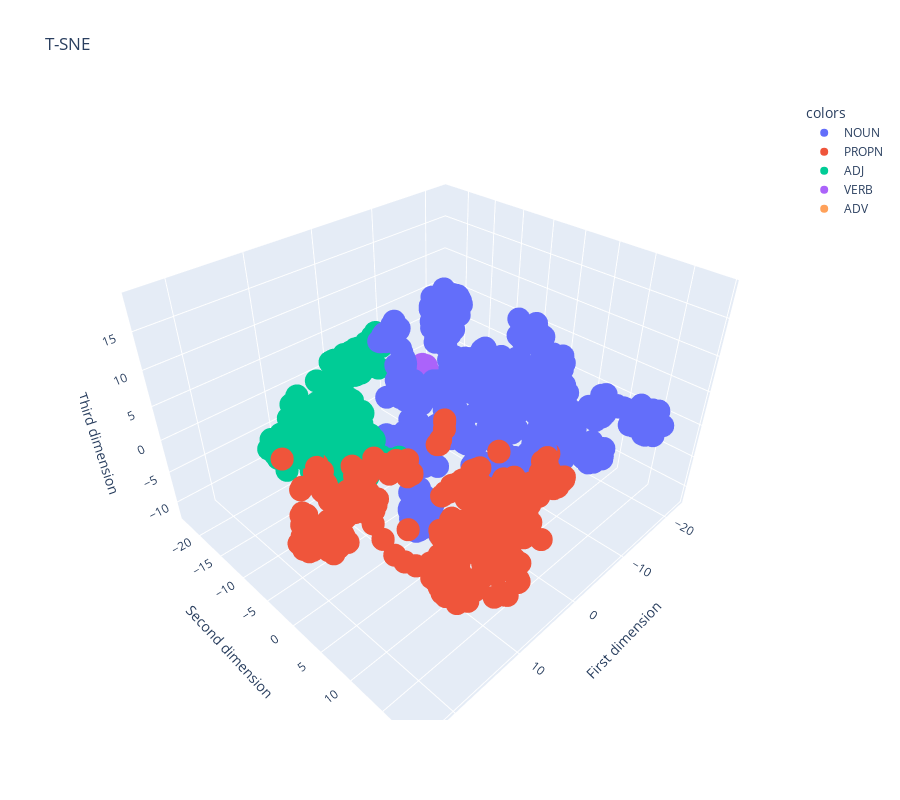

Notebook code for this chart:
### Code cell
fig = px.scatter_3d(df_7, x="First dimension", y="Second dimension", z="Third dimension", color="colors", hover_name="word", height=800, size_max=2, title="T-SNE")
fig.show()

### Figure 1 — Plotly figure (JSON) as saved in the notebook; plotly's stock layout.template omitted (floating-point values rounded to 4 significant figures; data arrays with more than 128 entries replaced by an {"elided": "..."} marker saying what was removed)
{"data": [{"hovertemplate": "<b>%{hovertext}</b><br><br>colors=NOUN<br>First dimension=%{x}<br>Second dimension=%{y}<br>Third dimension=%{z}<extra></extra>", "hovertext": {"elided": "1044 str values"}, "legendgroup": "NOUN", "marker": {"color": "#636efa", "symbol": "circle"}, "mode": "markers", "name": "NOUN", "scene": "scene", "showlegend": true, "type": "scatter3d", "x": {"elided": "1044 float values"}, "y": {"elided": "1044 float values"}, "z": {"elided": "1044 float values"}}, {"hovertemplate": "<b>%{hovertext}</b><br><br>colors=PROPN<br>First dimension=%{x}<br>Second dimension=%{y}<br>Third dimension=%{z}<extra></extra>", "hovertext": {"elided": "559 str values"}, "legendgroup": "PROPN", "marker": {"color": "#EF553B", "symbol": "circle"}, "mode": "markers", "name": "PROPN", "scene": "scene", "showlegend": true, "type": "scatter3d", "x": {"elided": "559 float values"}, "y": {"elided": "559 float values"}, "z": {"elided": "559 float values"}}, {"hovertemplate": "<b>%{hovertext}</b><br><br>colors=ADJ<br>First dimension=%{x}<br>Second dimension=%{y}<br>Third dimension=%{z}<extra></extra>", "hovertext": {"elided": "353 str values"}, "legendgroup": "ADJ", "marker": {"color": "#00cc96", "symbol": "circle"}, "mode": "markers", "name": "ADJ", "scene": "scene", "showlegend": true, "type": "scatter3d", "x": {"elided": "353 float values"}, "y": {"elided": "353 float values"}, "z": {"elided": "353 float values"}}, {"hovertemplate": "<b>%{hovertext}</b><br><br>colors=VERB<br>First dimension=%{x}<br>Second dimension=%{y}<br>Third dimension=%{z}<extra></extra>", "hovertext": ["attack", "attack", "attack", "attack", "attack", "liberal", "attack", "man", "jail", "arrest", "arrest", "bomb", "attack", "attack", "arrest", "bomb", "gun", "black", "attack"], "legendgroup": "VERB", "marker": {"color": "#ab63fa", "symbol": "circle"}, "mode": "markers", "name": "VERB", "scene": "scene", "showlegend": true, "type": "scatter3d", "x": [-11.48, -12.29, -12.28, -11.86, -11.61, -10.7, -11.75, -9.988, -11.23, -11.79, -11.47, -11.81, -11.81, -12.27, -11.71, -11.23, -10.98, -10.94, -12.21], "y": [-16.39, -16.78, -17.23, -16.49, -16.36, -17.18, -16.57, -17.25, -17.68, -17.57, -17.37, -17.09, -16.98, -17.04, -17.63, -17.17, -16.61, -16.95, -16.49], "z": [-2.835, -2.33, -2.578, -3.176, -2.414, -2.535, -2.16, -2.248, -2.998, -2.937, -2.284, -2.043, -3.312, -3.071, -2.497, -3.351, -3.041, -2.208, -2.766]}, {"hovertemplate": "<b>%{hovertext}</b><br><br>colors=ADV<br>First dimension=%{x}<br>Second dimension=%{y}<br>Third dimension=%{z}<extra></extra>", "hovertext": ["straight"], "legendgroup": "ADV", "marker": {"color": "#FFA15A", "symbol": "circle"}, "mode": "markers", "name": "ADV", "scene": "scene", "showlegend": true, "type": "scatter3d", "x": [-1.65], "y": [-21.91], "z": [-1.59]}], "layout": {"height": 800, "legend": {"title": {"text": "colors"}, "tracegroupgap": 0}, "scene": {"domain": {"x": [0, 1], "y": [0, 1]}, "xaxis": {"title": {"text": "First dimension"}}, "yaxis": {"title": {"text": "Second dimension"}}, "zaxis": {"title": {"text": "Third dimension"}}}, "title": {"text": "T-SNE"}}}
